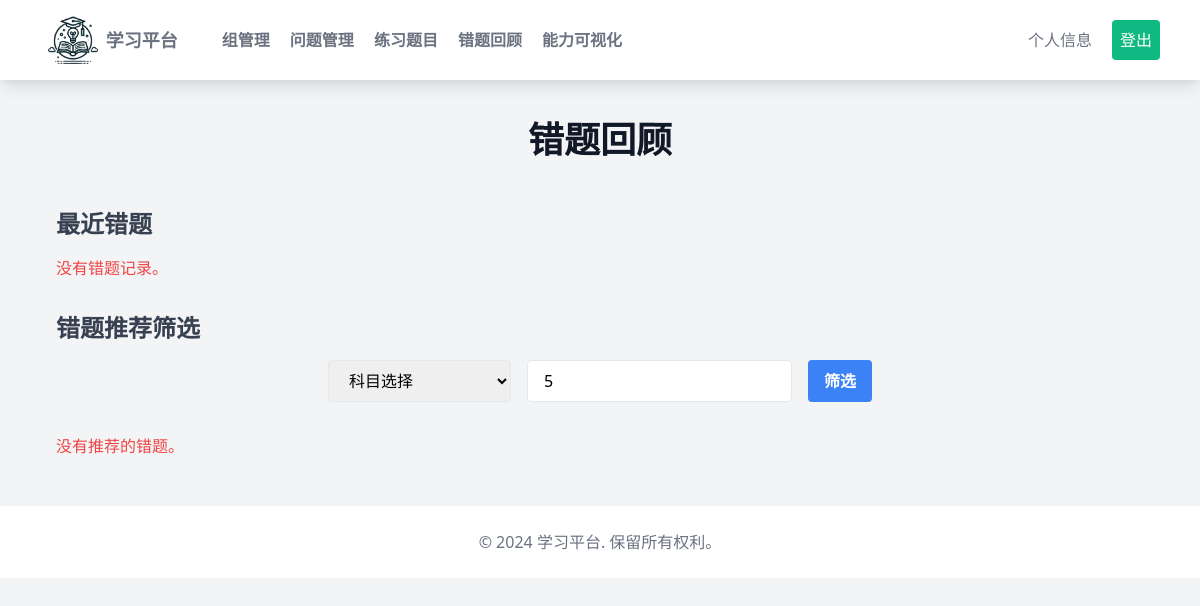
The page /questions/review_mistakes/ (signed in) on the database as committed earlier.
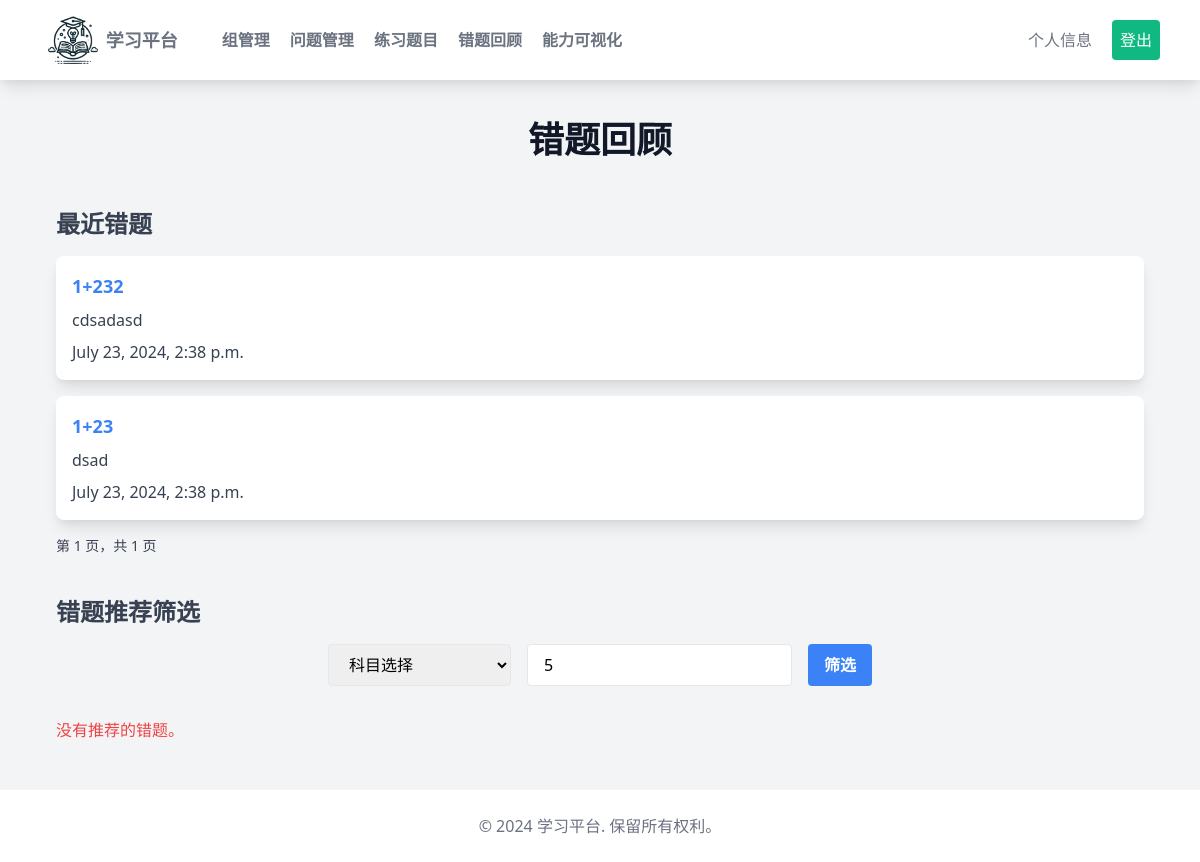
The same page on the database as committed later.
### questions/models.py (models this page shows, shortened)
class UserAnswer(models.Model):
    user = models.ForeignKey(settings.AUTH_USER_MODEL, on_delete=models.CASCADE)
    question = models.ForeignKey(Question, on_delete=models.CASCADE)
    wrong_answer_reason = models.TextField(blank=True)
    is_correct = models.BooleanField()
    timestamp = models.DateTimeField(auto_now_add=True)

class Question(models.Model):
    TEXT = 'text'
    IMAGE = 'image'
    FORMAT_CHOICES = [
        (TEXT, 'Text'),
        (IMAGE, 'Image')
    ]
    title = models.CharField(max_length=255)
    description = models.TextField(blank=True)
    description_image = models.ImageField(upload_to='questions/', blank=True, null=True)
    format = models.CharField(max_length=5, choices=FORMAT_CHOICES)
    image = models.ImageField(upload_to='questions/', blank=True, null=True)
    correct_answer = models.TextField(blank=True)
    correct_answer_image = models.ImageField(upload_to='questions/', blank=True, null=True)
    creator = models.ForeignKey(settings.AUTH_USER_MODEL, on_delete=models.CASCADE)
    shared_with = models.ManyToManyField(settings.AUTH_USER_MODEL, related_name='shared_questions', blank=True)
    subject = models.CharField(max_length=50, choices=SUBJECT_CHOICES)

### questions/views.py (the view)
# urls.py: path('review_mistakes/', views.review_mistakes, name='review_mistakes'),
@login_required
def review_mistakes(request):
    user = request.user
    selected_subject = request.GET.get('subject')
    num_questions = int(request.GET.get('num_questions', 5))
    wrong_answers = UserAnswer.objects.filter(user=user, is_correct=False).order_by('-timestamp')
    paginator = Paginator(wrong_answers, 5)  # 每页显示5个错题
    page_number = request.GET.get('page')
    page_obj = paginator.get_page(page_number)
    mistakes = wrong_answers.filter(question__subject=selected_subject)
    mistakes_count = mistakes.values('question').annotate(total=Count('id')).filter(total__gte=2)
    high_mistake_questions = Question.objects.filter(id__in=[item['question'] for item in mistakes_count])
    if high_mistake_questions.count() < num_questions:
        recent_mistakes = mistakes.order_by('-timestamp')[:num_questions]
        recent_mistake_question_ids = [mistake.question_id for mistake in recent_mistakes]
        question_sets = QuestionSet.objects.filter(questions__in=recent_mistake_question_ids).distinct()
        additional_questions = Question.objects.filter(question_sets__in=question_sets,
                                                       subject=selected_subject).exclude(
            id__in=high_mistake_questions).distinct()
        recommended_questions = list(high_mistake_questions) + list(additional_questions)[
                                                               :num_questions - high_mistake_questions.count()]
    else:
        recommended_questions = high_mistake_questions[:num_questions]
    return render(request, 'questions/review_mistakes.html', {
        'page_obj': page_obj,
        'recommended_questions': recommended_questions,
        'subject_choices': SUBJECT_CHOICES,
        'selected_subject': selected_subject,
        'num_questions': num_questions
    })

### questions/templates/questions/review_mistakes.html (shortened to what this page needs)
{% extends "basehome.html" %}
{% block content %}
<div class="max-w-6xl mx-auto mt-10 px-4">
    <h1 class="text-4xl font-bold text-center text-gray-900 mb-12">错题回顾</h1>
    <div class="mb-8">
        <h2 class="text-2xl font-semibold text-gray-700 mb-4">最近错题</h2>
        {% if page_obj.object_list %}
            <div class="space-y-4">
                {% for answer in page_obj.object_list %}
                    <div class="bg-white shadow-lg rounded-lg p-4 mb-2">
                        <a href="{% url 'question_detail' answer.question.id %}" class="text-blue-500 hover:text-blue-700 text-lg font-semibold">
                            {{ answer.question.title }}
                        </a>
                        <p class="text-gray-700 mt-2">{{ answer.wrong_answer_reason }}</p>
                        <p class="text-gray-700 mt-2">{{ answer.timestamp }}  </p>
                    </div>
                {% endfor %}
            </div>
            <div class="mt-4">
                <span class="block text-sm text-gray-700">
                    第 {{ page_obj.number }} 页，共 {{ page_obj.paginator.num_pages }} 页
                </span>
            </div>
        {% else %}
            <p class="text-red-500">没有错题记录。</p>
        {% endif %}
    </div>
    <div class="mb-8">
        <h2 class="text-2xl font-semibold text-gray-700 mb-4">错题推荐筛选</h2>
        <form method="GET" action="{% url 'review_mistakes' %}" class="flex justify-center space-x-4">
            <select name="subject" class="border rounded px-4 py-2">
                <option value="">科目选择</option>
            </select>
            <input type="number" name="num_questions" value="{{ num_questions }}" min="1" class="border px-4 py-2 rounded">
            <button type="submit" class="bg-blue-500 hover:bg-blue-600 text-white font-bold py-2 px-4 rounded">
                筛选
            </button>
        </form>
    </div>
    <div>
        {% if recommended_questions %}
            <div class="space-y-4">
                {% for question in recommended_questions %}
                    <div class="bg-white shadow-lg rounded-lg p-4 mb-2">
                        <a href="{% url 'question_detail' question.id %}" class="text-blue-500 hover:text-blue-700 text-lg font-semibold">
                            {{ question.title }}
                        </a>
                    </div>
                {% endfor %}
            </div>
        {% else %}
            <p class="text-red-500">没有推荐的错题。</p>
        {% endif %}
    </div>
</div>
{% endblock %}

Rows that differ between the two databases and show on the page:
added UserAnswer: question "1+232", wrong_answer_reason "cdsadasd", timestamp "July 23, 2024, 2:38 p.m."
added UserAnswer: question "1+23", wrong_answer_reason "dsad", timestamp "July 23, 2024, 2:38 p.m."
Other text that changed with them:
{{ page_obj.number }}: (not shown) → "1"
{{ page_obj.paginator.num_pages }}: (not shown) → "1"
text no longer shown: "没有错题记录。"
text now shown: "第 页，共 页"
